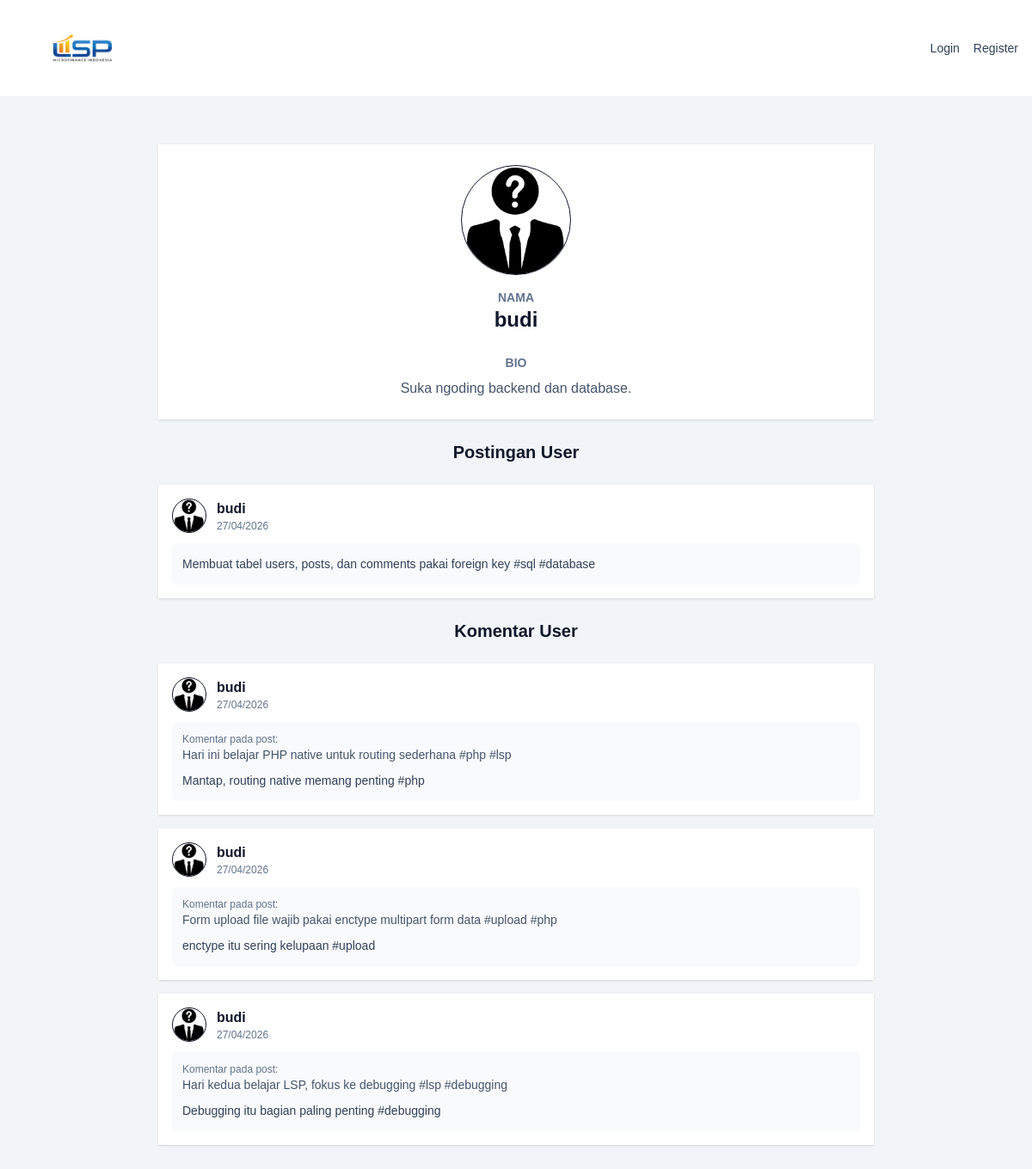
The page /info_user?id=2 on the database its author committed.
### tables this page shows
CREATE TABLE users (
    id INT AUTO_INCREMENT PRIMARY KEY,
    username VARCHAR(100) NOT NULL UNIQUE,
    password VARCHAR(255) NOT NULL,
    bio TEXT,
    photo LONGBLOB,
    photo_type VARCHAR(100),
    created_at DATETIME DEFAULT CURRENT_TIMESTAMP
);

CREATE TABLE posts (
    id INT AUTO_INCREMENT PRIMARY KEY,
    user_id INT NOT NULL,
    text VARCHAR(250) NOT NULL,

    image LONGBLOB,
    image_type VARCHAR(100),

    file LONGBLOB,
    file_name VARCHAR(255),
    file_type VARCHAR(100),

    created_at DATETIME DEFAULT CURRENT_TIMESTAMP,
    updated_at DATETIME DEFAULT CURRENT_TIMESTAMP ON UPDATE CURRENT_TIMESTAMP,

    FOREIGN KEY (user_id) REFERENCES users(id) ON DELETE CASCADE
);

CREATE TABLE comments (
    id INT AUTO_INCREMENT PRIMARY KEY,
    post_id INT NOT NULL,
    user_id INT NOT NULL,
    text VARCHAR(250) NOT NULL,

    image LONGBLOB,
    image_type VARCHAR(100),

    file LONGBLOB,
    file_name VARCHAR(255),
    file_type VARCHAR(100),

    created_at DATETIME DEFAULT CURRENT_TIMESTAMP,
    updated_at DATETIME DEFAULT CURRENT_TIMESTAMP ON UPDATE CURRENT_TIMESTAMP,

    FOREIGN KEY (post_id) REFERENCES posts(id) ON DELETE CASCADE,
    FOREIGN KEY (user_id) REFERENCES users(id) ON DELETE CASCADE
);

### app/controller/UserController.php (called while the page is built, shortened)
<?php
class UserController
{
    public static function info_user()
    {
        global $conn;
        $user_id = (int) ($_GET['id'] ?? 0);
        $user_result = mysqli_query($conn, "
            SELECT *
            FROM users
            WHERE id = '$user_id'
            LIMIT 1
        ");
        $user = mysqli_fetch_assoc($user_result);
        $user_posts = mysqli_query($conn, "
            SELECT posts.*, users.username, users.photo, users.photo_type
            FROM posts
            JOIN users ON posts.user_id = users.id
            WHERE posts.user_id = '$user_id'
            ORDER BY posts.created_at DESC
        ");
        $user_comments = mysqli_query($conn, "
            SELECT comments.*, posts.text AS post_text, users.username, users.photo, users.photo_type
            FROM comments
            JOIN users ON comments.user_id = users.id
            JOIN posts ON comments.post_id = posts.id
            WHERE comments.user_id = '$user_id'
            ORDER BY comments.created_at DESC
        ");
        require ROOT_DIR . "/public/view/info_user/index.php";
    }
}

### public/view/info_user/index.php (the view, shortened to what this page needs)
<!DOCTYPE html>
<html lang="id">
<head>
    <link rel="stylesheet" href="<?= ASSET_URL ?>dist/css/output.css">
</head>
<body>
    <?php include __DIR__ . "/../layouts/header/index.php"; ?>
    <div class="mx-auto min-h-screen max-w-4xl p-4">
        <section class="mx-auto flex max-w-4xl flex-col gap-6 p-4">
            <div class="bg-white p-6 shadow-sm">
                <div class="flex flex-col items-center text-center">
                    <?php if (!empty($user['photo'])) : ?>
                        <img
                            class="mb-4 h-32 w-32 rounded-full object-cover"
                            alt="Profile picture">
                    <?php else : ?>
                        <img
                            class="mb-4 h-32 w-32 rounded-full border bg-white object-cover"
                            src="<?= ASSET_URL ?>images/default-pfp.png"
                            alt="Profile picture">
                    <?php endif; ?>
                    <p class="text-sm font-bold text-slate-500">NAMA</p>
                    <h2 class="text-2xl font-bold"><?= $user['username'] ?></h2>
                    <p class="mt-6 text-sm font-bold text-slate-500">BIO</p>
                    <p class="mt-2 max-w-xl text-center text-slate-600">
                        <?= $user['bio'] ?: 'Belum ada bio.' ?>
                    </p>
                </div>
            </div>
            <h3 class="text-center text-xl font-bold">Postingan User</h3>
            <div class="flex flex-col gap-4">
                <?php while ($post = mysqli_fetch_assoc($user_posts)) : ?>
                    <article class="bg-white p-4 shadow-sm">
                        <div class="mb-3 flex items-center gap-3">
                            <?php if (!empty($post['photo'])): ?>
                                <img
                                    class="h-10 w-10 rounded-full border object-cover bg-white"
                                    alt="Profile picture">
                            <?php else: ?>
                                <img
                                    class="h-10 w-10 rounded-full border bg-white object-cover"
                                    src="<?= ASSET_URL ?>images/default-pfp.png"
                                    alt="Profile picture">
                            <?php endif; ?>
                            <div>
                                <p class="font-semibold"><?= $post['username'] ?></p>
                                <p class="text-xs text-slate-500"><?= date('d/m/Y', strtotime($post['created_at'])) ?></p>
                            </div>
                        </div>
                        <div class="rounded-md bg-slate-50 p-3">
                            <p class="text-sm leading-6 text-slate-700"><?= $post['text'] ?></p>
                        </div>
                    </article>
                <?php endwhile; ?>
            </div>
            <h3 class="text-center text-xl font-bold">Komentar User</h3>
            <div class="flex flex-col gap-4">
                <?php while ($comment = mysqli_fetch_assoc($user_comments)) : ?>
                    <article class="bg-white p-4 shadow-sm">
                        <div class="mb-3 flex items-center gap-3">
                            <?php if (!empty($comment['photo'])): ?>
                                <img
                                    class="h-10 w-10 rounded-full border object-cover bg-white"
                                    alt="Profile picture">
                            <?php else: ?>
                                <img
                                    class="h-10 w-10 rounded-full border bg-white object-cover"
                                    src="<?= ASSET_URL ?>images/default-pfp.png"
                                    alt="Profile picture">
                            <?php endif; ?>
                            <div>
                                <p class="font-semibold"><?= $comment['username'] ?></p>
                                <p class="text-xs text-slate-500"><?= date('d/m/Y', strtotime($comment['created_at'])) ?></p>
                            </div>
                        </div>
                        <div class="rounded-md bg-slate-50 p-3">
                            <p class="text-xs text-slate-500">Komentar pada post:</p>
                            <p class="mb-2 text-sm text-slate-600"><?= $comment['post_text'] ?></p>
                            <p class="text-sm leading-6 text-slate-700"><?= $comment['text'] ?></p>
                        </div>
                    </article>
                <?php endwhile; ?>
            </div>
        </section>
    </div>
</body>
</html>

### rows shown on the page
users: username "budi", bio "Suka ngoding backend dan database."
posts: user.username "budi", created_at "27/04/2026", text "Membuat tabel users, posts, dan comments pakai foreign key #sql #database"
comments: user.username "budi", created_at "27/04/2026", post.text "Hari ini belajar PHP native untuk routing sederhana #php #lsp", text "Mantap, routing native memang penting #php"
comments: user.username "budi", created_at "27/04/2026", post.text "Form upload file wajib pakai enctype multipart form data #upload #php", text "enctype itu sering kelupaan #upload"
comments: user.username "budi", created_at "27/04/2026", post.text "Hari kedua belajar LSP, fokus ke debugging #lsp #debugging", text "Debugging itu bagian paling penting #debugging"
